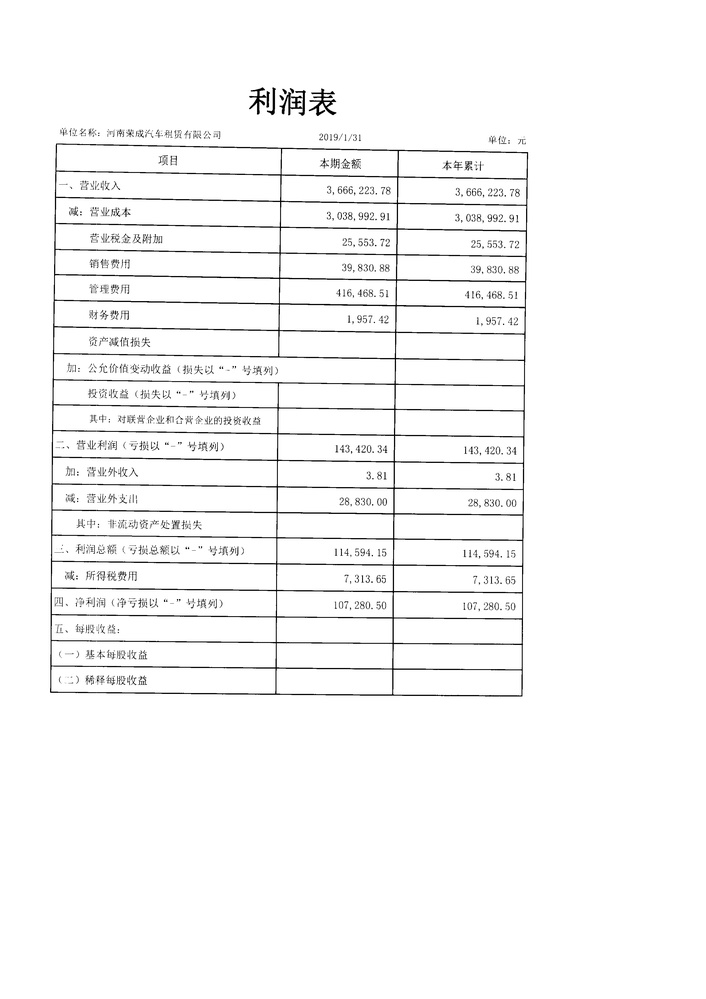
#> input picture test_images/Red_thres.jpg, 706 x 999 px, shrunk from 2480 x 3507 before the run; its folder holds only this picture in this run
$ python -i angleCalibration.py   (imports and definitions only)
#> lines starting #> are read from the running program, lines starting #| are printed output that depends on the picture; after the words box and inside, x2 and y2 are one past the last pixel; in counts of white or black regions, pixels touching at a corner belong together
import cv2
import numpy as np

'''1. 检测倾斜角度，旋转矫正图片'''
class calibrateRotatedImage():
    # 输入检查 --> 自适应二值化 --> 形态学过滤横线
    def __init__(self,srcImg):
        self.src = srcImg
        self.grey = cv2.cvtColor(self.src, cv2.COLOR_BGR2GRAY)
        self.binary = cv2.adaptiveThreshold(self.grey, 255, cv2.ADAPTIVE_THRESH_GAUSSIAN_C, cv2.THRESH_BINARY, 35, -5)
        ## 识别横线:
        # 自适应获取核值
        rows, cols = self.binary.shape
        scale = 20
        scale2 = 15
        kernel = cv2.getStructuringElement(cv2.MORPH_RECT, (cols // scale, 1))
        kernel2 = cv2.getStructuringElement(cv2.MORPH_RECT, (cols // scale2, 1))
        eroded_col = cv2.erode(self.binary, kernel, iterations=1)
        self.dilated_col = cv2.dilate(eroded_col, kernel2, iterations=1)

    # 弧度 --> 角度
    def DegreeTrans(self,theta):
        degree = theta / np.pi * 180
        return degree

    def CalcDegree(self):
        cannyImage = cv2.Canny(self.dilated_col, 50, 200, 3)
        self.lineimage = self.src.copy()

        # 通过霍夫变换检测直线
        # 第4个参数就是阈值，阈值越大，检测精度越高
        lines = cv2.HoughLines(cannyImage, 1, np.pi/180, 200)
        # 由于图像不同，阈值不好设定，因为阈值设定过高导致无法检测直线，阈值过低直线太多，速度很慢
        sum = 0
        # 依次画出每条线段
        for i in range(len(lines)):
            for rho, theta in lines[i]:
                # print("theta:", theta, " rho:", rho)
                a = np.cos(theta)
                b = np.sin(theta)
                x0 = a * rho
                y0 = b * rho
                x1 = int(round(x0 + 1000 * (-b)))
                y1 = int(round(y0 + 1000 * a))
                x2 = int(round(x0 - 1000 * (-b)))
                y2 = int(round(y0 - 1000 * a))
                # 只选角度最小的作为旋转角度
                sum += theta
                cv2.line(self.lineimage, (x1, y1), (x2, y2), (0, 0, 255), 1, cv2.LINE_AA)

        # 对所有角度求平均，这样做旋转效果会更好
        average = sum / len(lines)
        self.angle = self.DegreeTrans(average) - 90
        # print("angle:{}".format(angle))
        return self.angle

    def rotateImage(self):
        # 旋转中心为图像中心 ==> 可以改进为 以图形重心为旋转中心
        h, w = self.src.shape[:2]
        # 计算二维旋转的仿射变换矩阵
        RotateMatrix = cv2.getRotationMatrix2D((w/2.0, h/2.0), self.angle, 1)
        # 仿射变换，背景色填充为白色
        rotatedimg = cv2.warpAffine(self.src, RotateMatrix, (w, h), borderValue=(255, 255, 255))
        return rotatedimg

    # 计算倾斜角度 --> 计算仿射变换矩阵 --> 返回旋转矫正后的图片
    def __call__(self):
        rotateAngle = self.CalcDegree()
        rotateImage = self.rotateImage()
        return rotateAngle, rotateImage


    # 检查横线是否正确，用于调试
    def check_horizontal_lines(self,logPath):
        cv2.imwrite(logPath+"/mophologyLines.jpg", self.dilated_col)
        cv2.imwrite(logPath+"/cannyLines.jpg", self.lineimage)
        return True

'''2. 计算图形几何中心（重心）[优化方向]'''
class CalculateBarycenter():
    ## 参数格式： pts = [tl,tr,br,bl]
    def __init__(self, pts):
        self.top_middle_pt = 0
        self.right_middle_pt = 0
        self.bottom_middle_pt = 0
        self.left_middle_pt = 0
        self.vertical_line_length = 0
        self.horizontal_line_length = 0

    def __call__(self):
        return True


#########################################################################3333

# [13 lines not run here, left out]

>>> import cv2
>>> picture = cv2.imread('../test_images/Red_thres.jpg')
#> picture is the input picture: shape (999, 706, 3); min 0, max 255, mean 247.4
>>> result = calibrateRotatedImage(picture).__call__()
#> in __init__, `self.binary = cv2.adaptiveThreshold(self.grey, 255, cv2.ADAPTIVE_THRES..`:
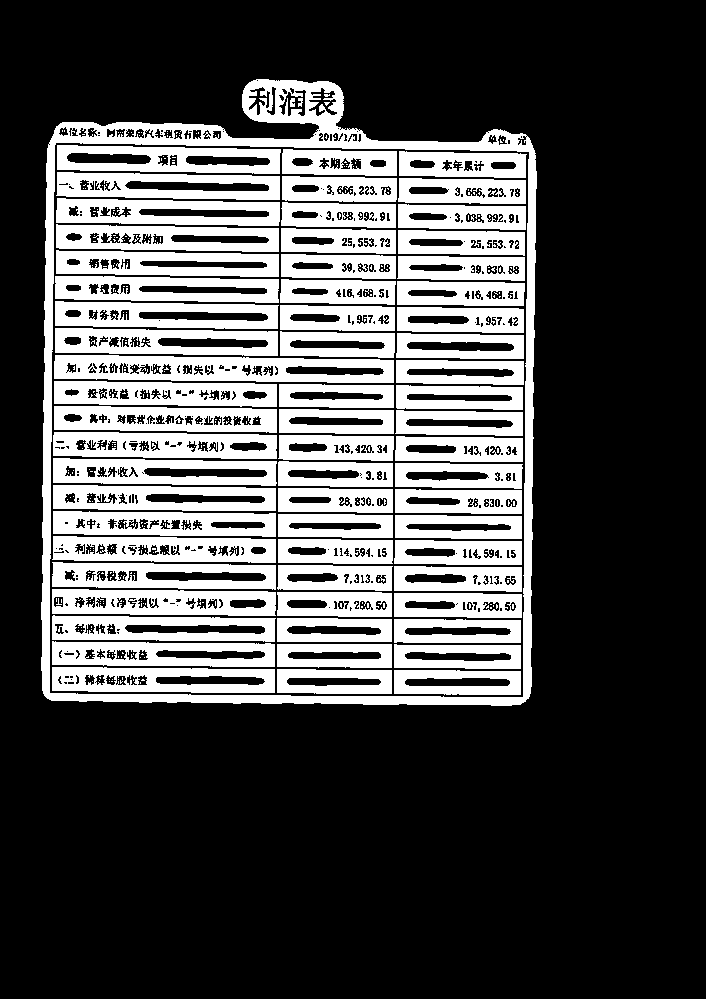
#> self.binary: shape (999, 706); 29.7% white; 454 white regions (389 under 20 px), largest, box (x1, y1, x2, y2) and area: (41, 79, 537, 706) 22404, (54, 355, 394, 383) 6525, (53, 432, 277, 459) 4557
#> in __init__, `eroded_col = cv2.erode(self.binary, kernel, iterations=1)`:
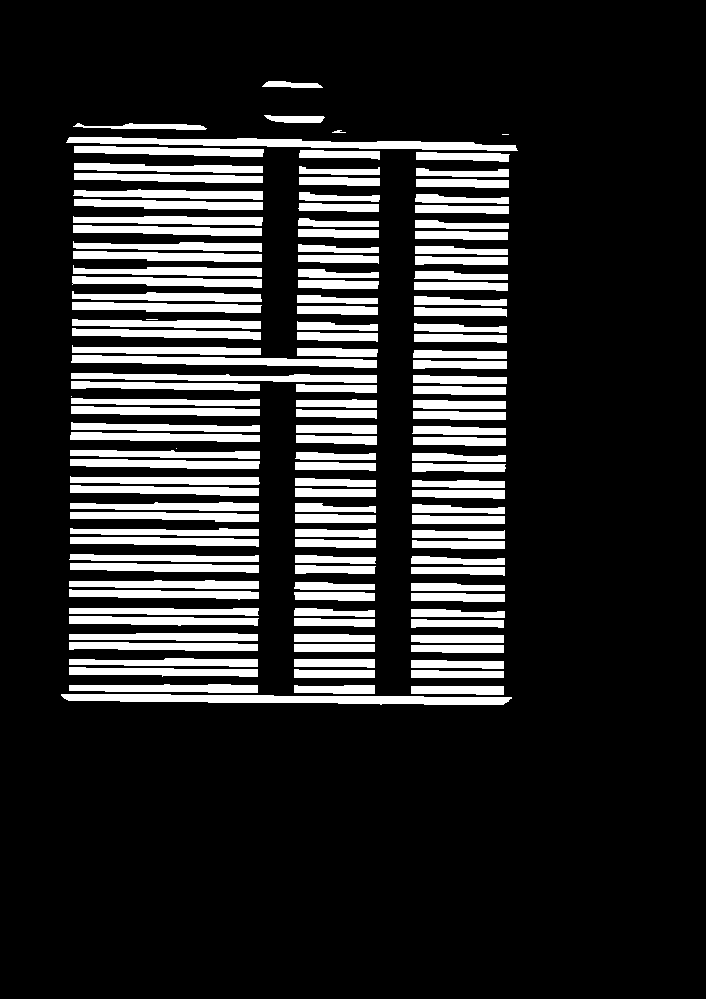
#> eroded_col: shape (999, 706); 16.9% white; 134 white regions (4 under 20 px), largest, box (x1, y1, x2, y2) and area: (61, 694, 512, 705) 3404, (66, 137, 518, 151) 3096, (71, 355, 377, 368) 2308
#> in __init__, `self.dilated_col = cv2.dilate(eroded_col, kernel2, iterations=1)`:
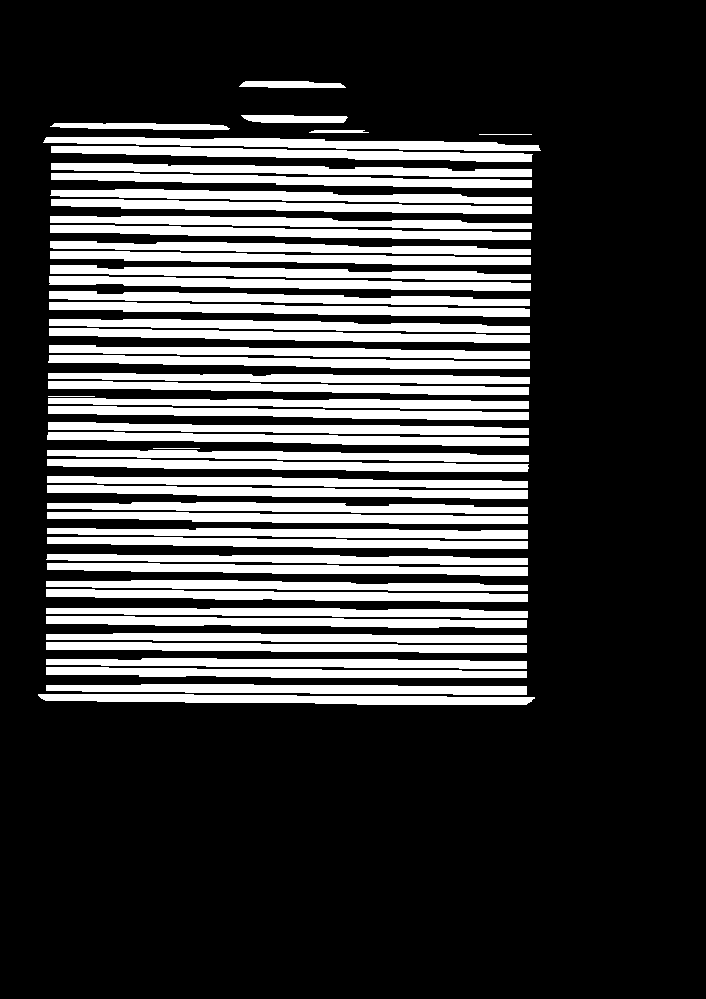
#> self.dilated_col: shape (999, 706); 24.4% white; 51 white regions, largest, box (x1, y1, x2, y2) and area: (49, 302, 530, 317) 4168, (49, 276, 531, 291) 4158, (50, 251, 531, 265) 4049
#> in CalcDegree, `cannyImage = cv2.Canny(self.dilated_col, 50, 200, 3)`:
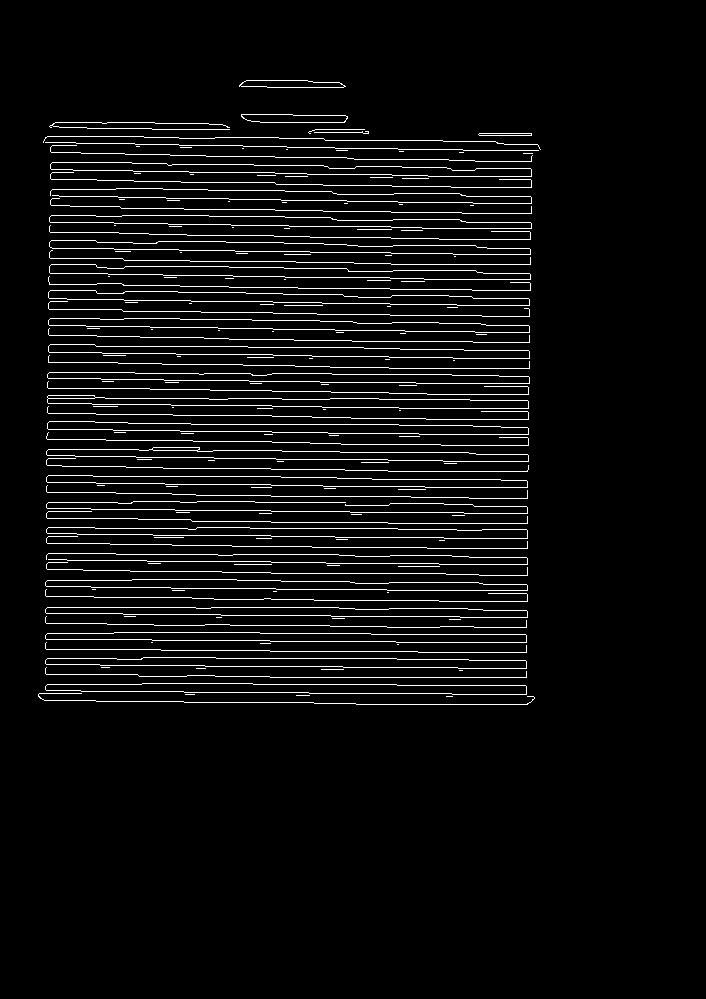
#> cannyImage: shape (999, 706); 5% white in thin lines or dots, all inside (x1, y1, x2, y2) = (38, 80, 541, 705)
#> in CalcDegree, `lines = cv2.HoughLines(cannyImage, 1, np.pi/180, 200)`: lines = 41 rows, first 8: [168, 1.59], [231, 1.59], [141, 1.59], [386, 1.59], [297, 1.59], [334, 1.59], [437, 1.59], [411, 1.59]
#> the loop in CalcDegree, `for i in range(len(lines)):` made 41 passes
#> after the loop in CalcDegree, `for i in range(len(lines)):`:
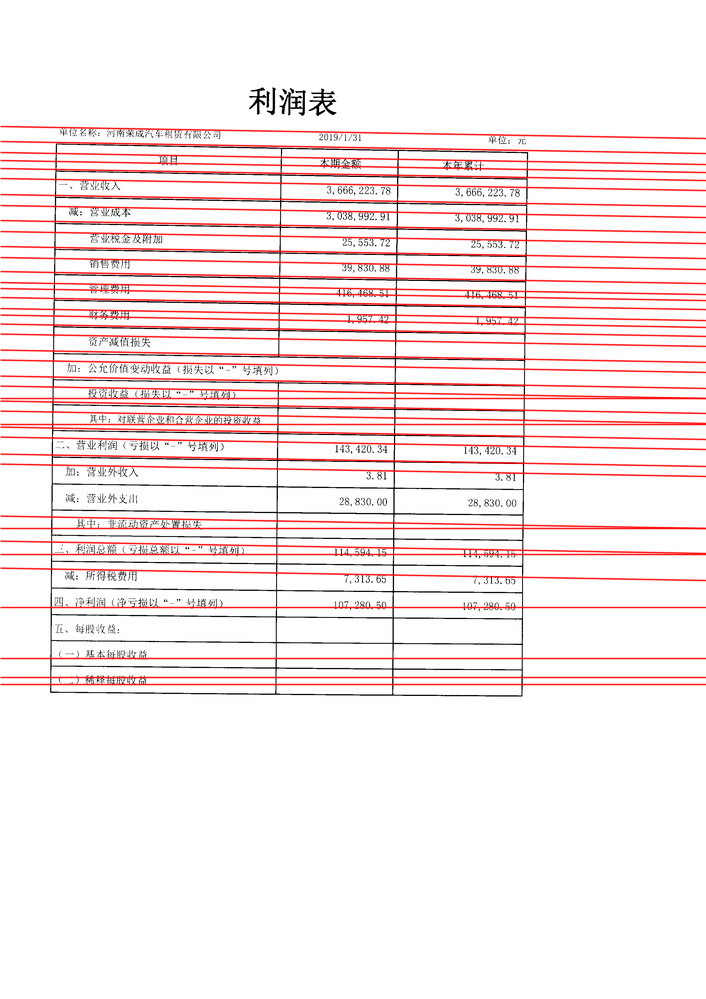
#> self.lineimage: shape (999, 706, 3); 12.21% of pixels changed, all inside (x1, y1, x2, y2) = (0, 125, 706, 686)
#> after the loop in CalcDegree, `for i in range(len(lines)):`: sum = 64.98
#> in CalcDegree, `average = sum / len(lines)`: average = 1.58
#> in DegreeTrans, `degree = theta / np.pi * 180`: degree = 90.8
#> in CalcDegree, `self.angle = self.DegreeTrans(average) - 90`: self.angle = 0.805
#> in rotateImage, `RotateMatrix = cv2.getRotationMatrix2D((w/2.0, h/2.0), self.angle, 1)`: RotateMatrix = [[1, 0.014, -6.98], [-0.014, 1, 5.01]]
#> in rotateImage, `rotatedimg = cv2.warpAffine(self.src, RotateMatrix, (w, h), borderValu..`:
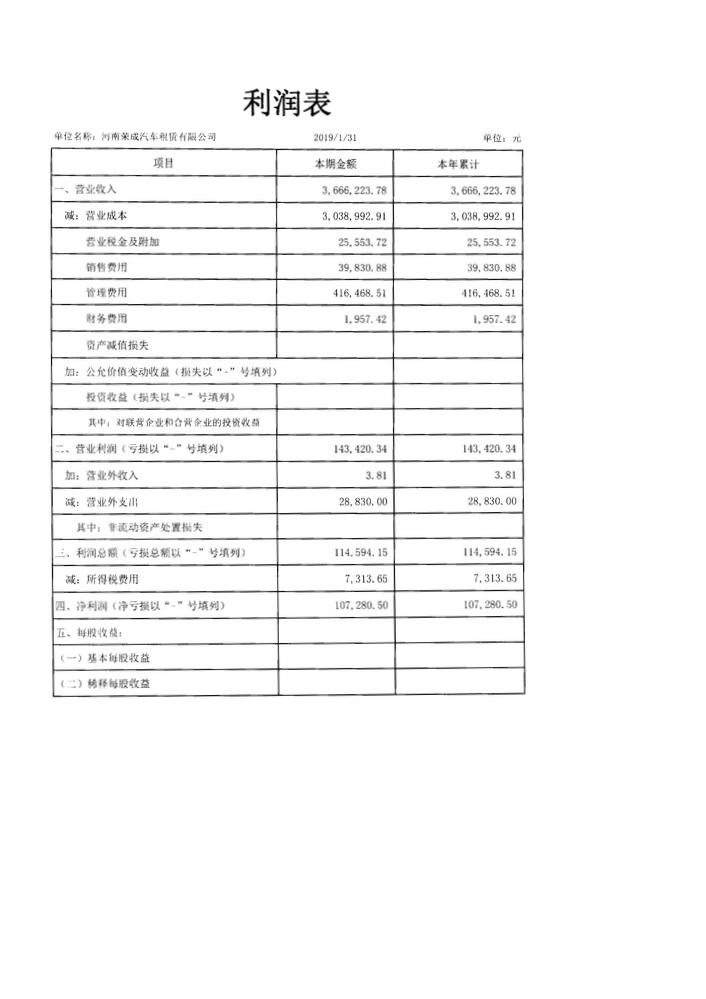
#> rotatedimg: shape (999, 706, 3); min 0, max 255, mean 247.4
